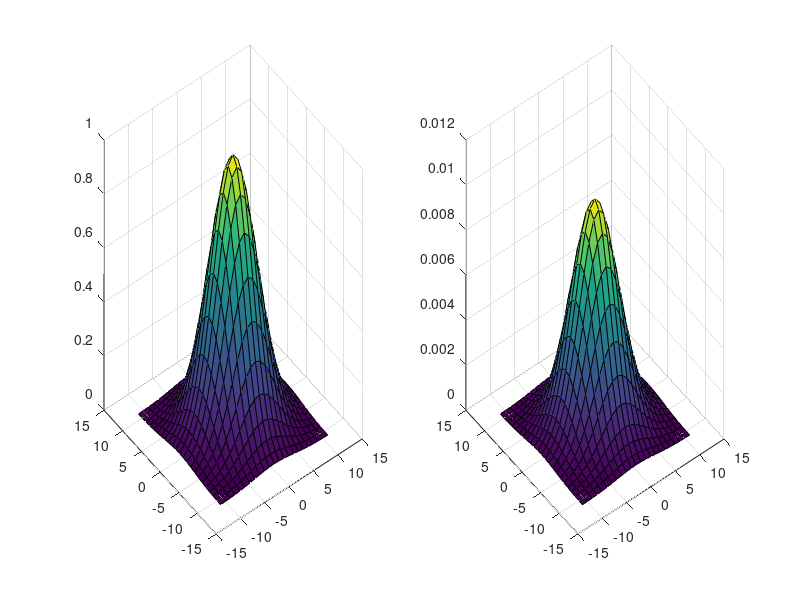

Here is the MATLAB script that generated this plot:
%https://stackoverflow.com/questions/8204645/implementing-gaussian-blur-how-to-calculate-convolution-matrix-kernel

clear
close all

sigma = 4;
kernelSize = 23;

kernelMaximumIndex = (kernelSize - 1) / 2;
kernelRange = -kernelMaximumIndex:kernelMaximumIndex

[x, y] = meshgrid(kernelRange, kernelRange);

gaussian = exp(- (x.^2+y.^2) / (2*sigma^2));

gaussianNormalized = gaussian ./ sum(gaussian(:));

figure()
subplot(1, 2, 1)
surf(x, y, gaussian);

subplot(1, 2, 2)
surf(x, y, gaussianNormalized);

